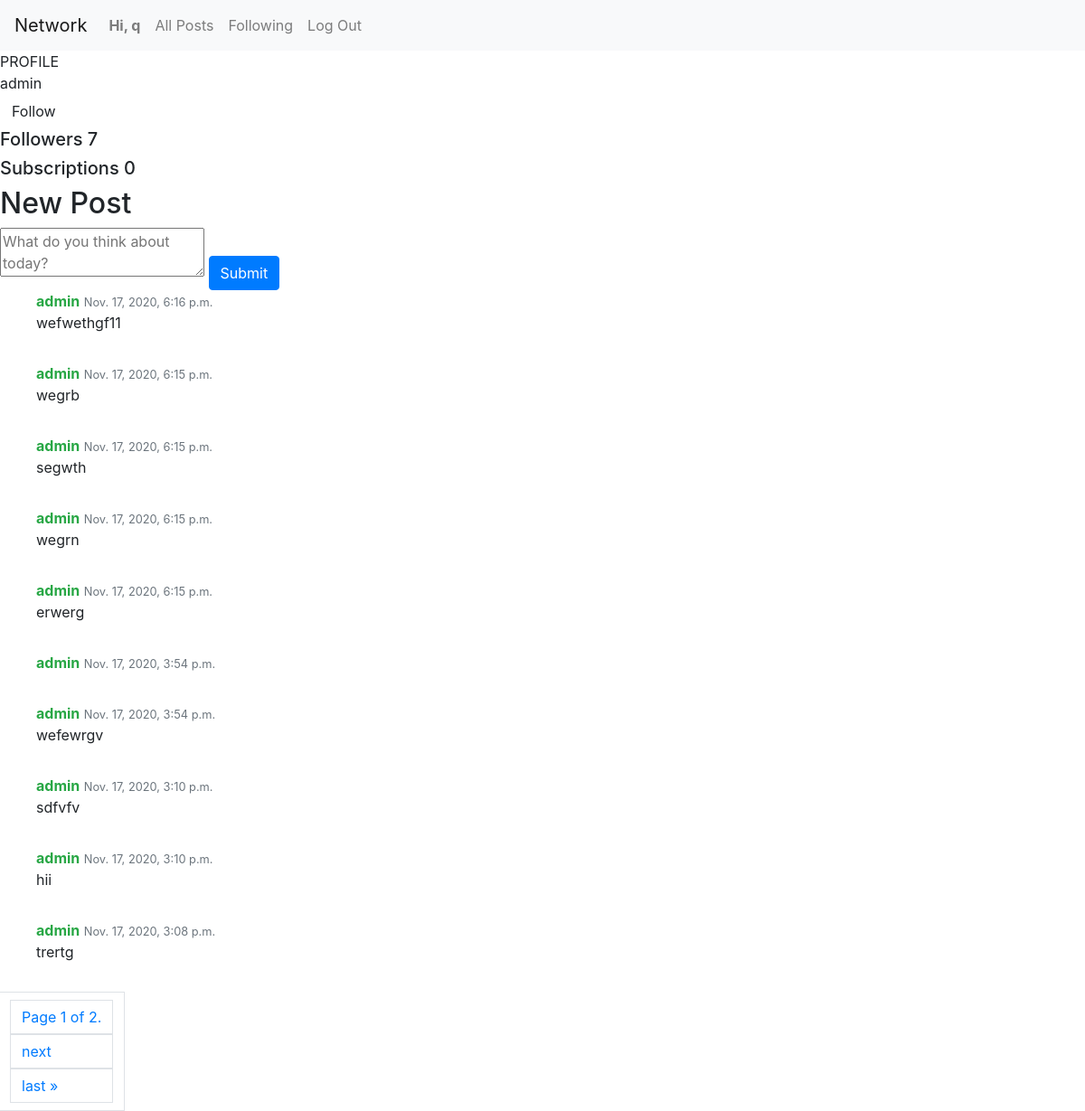
Screenshot of /profile/admin (signed in) with the database file from the repository.
### network/models.py (models this page shows, shortened)
class User(AbstractUser):
    pass

class Post(models.Model):
    post = models.TextField(blank=True)
    post_time = models.DateTimeField(default=timezone.now)
    user_posted = models.ForeignKey(User, on_delete=models.CASCADE)

### network/views.py (the view, shortened to what this page needs)
# urls.py: path("profile/<username>", views.profile_page, name="profile page")
@csrf_exempt
@login_required
def profile_page(request, username):
    users_profile = User.objects.get(username=username)
    print(users_profile)
    user_logged = request.user
    print(user_logged)
    is_followed = ProfileFollows.objects.filter(user_to_follow=users_profile.id).exists()
    print(is_followed)
    all_users_posts = Post.objects.filter(user_posted=users_profile).order_by("-post_time")
    followings = users_profile.following_user.all()
    followers = users_profile.follower_user.all()
    paginator = Paginator(all_users_posts, 10)
    page_number = request.GET.get('page')
    page_obj = paginator.get_page(page_number)
    return render(request, "network/profile.html", {
        'all_posts': all_users_posts,
        'page_obj': page_obj,
        'username': username,
        'followers': followers,
        'followings': followings,
        'is_followed': is_followed,
        'users_profile': users_profile
    })

### network/templates/network/profile.html (shortened to what this page needs)
{% extends "network/layout.html" %}
{% block body %}
    <div>PROFILE</div>
    <div class="profile-info">
        {{username}}
    </div>
    {% if user != users_profile %}
        <form action="{% url 'profile page' username %}" method="POST">
            {% if is_followed %}
                <input type="submit" value="Following" name="unfollow_btn" class="btn following-btn" id="unfollowBtn">
            {% else %}
                <input type="submit" value="Follow" name="follow_btn" class="btn follow-btn">
            {% endif %}
        </form>
    {% endif %}
    <h5>Followers {{ followers.count }}</h5>
    <h5>Subscriptions {{ followings.count }}</h5>
    <div class="new-post">
        <h2>New Post</h2>
        <textarea id="post-text" placeholder="What do you think about today?"></textarea>
        <input type="submit" id="new_post" class="btn btn-primary"/>
    </div>
     {% include 'network/posts.html' %}
{% endblock %}

### network/templates/network/layout.html (shortened to what this page needs)
{% load static %}
<!DOCTYPE html>
<html lang="en">
    <head>
        <link rel="stylesheet" href="https://stackpath.bootstrapcdn.com/bootstrap/4.4.1/css/bootstrap.min.css">
        <link href="{% static 'network/styles.css' %}" rel="stylesheet">
    </head>
    <body>
        <nav class="navbar navbar-expand-lg navbar-light bg-light">
            <a class="navbar-brand" href="#">Network</a>
            <div>
              <ul class="navbar-nav mr-auto">
                {% if user.is_authenticated %}
                    <li class="nav-item">
                        <a class="nav-link" id="profile" href="{% url 'profile page' user.username %}"><strong>Hi, {{ user.username }}</strong></a>
                    </li>
                {% endif %}
                <li class="nav-item">
                  <a class="nav-link" href="{% url 'index' %}">All Posts</a>
                </li>
                {% if user.is_authenticated %}
                    <li class="nav-item">
                        <a class="nav-link" id="following" href="#">Following</a>
                    </li>
                    <li class="nav-item">
                        <a class="nav-link" href="{% url 'logout' %}">Log Out</a>
                    </li>
                {% endif %}
              </ul>
            </div>
          </nav>
        <div class="body">
            {% block body %}
            {% endblock %}
        </div>
    </body>
</html>

### network/templates/network/posts.html (shortened to what this page needs)
<div class="all-posts">
        {% for post in page_obj %}
            <ul class="media-list">
                <li class="media">
                    <div class="media-body">
                        <strong class="text-success">{{post.user_posted}}</strong>
                        <span class="text-muted pull-right">
                            <small class="text-muted">{{post.post_time}}</small>
                        </span>
                        <p>
                            {{post.post}}
                        </p>
                    </div>
                </li>
            </ul>
        {% endfor %}
        <div class="pagination">
            <span class="page-link">
                <span class="current page-link disabled">
                    Page {{ page_obj.number }} of {{ page_obj.paginator.num_pages }}.
                </span>
                {% if page_obj.has_next %}
                    <a class="page-link" href="?page={{ page_obj.next_page_number }}">next</a>
                    <a class="page-link" href="?page={{ page_obj.paginator.num_pages }}">last &raquo;</a>
                {% endif %}
            </span>
        </div>
</div>

### rows the page displays
User: username "q"
User: username "admin", count "7", count "0"
Post: user_posted "admin", post_time "Nov. 17, 2020, 6:16 p.m.", post "wefwethgf11"
Post: user_posted "admin", post_time "Nov. 17, 2020, 6:15 p.m.", post "wegrb"
Post: user_posted "admin", post_time "Nov. 17, 2020, 6:15 p.m.", post "segwth"
Post: user_posted "admin", post_time "Nov. 17, 2020, 6:15 p.m.", post "wegrn"
Post: user_posted "admin", post_time "Nov. 17, 2020, 6:15 p.m.", post "erwerg"
Post: user_posted "admin", post_time "Nov. 17, 2020, 3:54 p.m."
Post: user_posted "admin", post_time "Nov. 17, 2020, 3:54 p.m.", post "wefewrgv"
Post: user_posted "admin", post_time "Nov. 17, 2020, 3:10 p.m.", post "sdfvfv"
Post: user_posted "admin", post_time "Nov. 17, 2020, 3:10 p.m.", post "hii"
Post: user_posted "admin", post_time "Nov. 17, 2020, 3:08 p.m.", post "trertg"

### other values shown
{{ page_obj.number }} "1"
{{ page_obj.paginator.num_pages }} "2"
